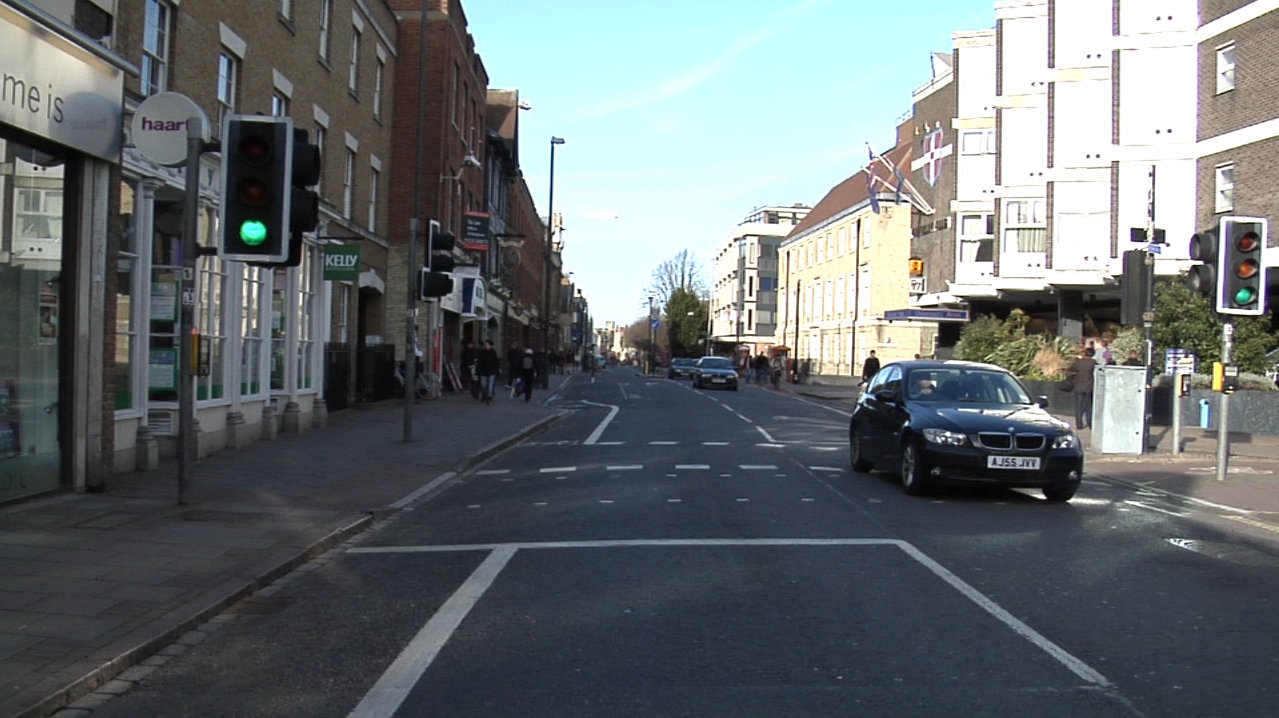
#> input picture traffic/frame2.png, 1279 x 718 px
$ python trafficLights.py   (older library calls are emulated)
#> lines starting #> are read from the running program, lines starting #| are printed output that depends on the picture; after the words box and inside, x2 and y2 are one past the last pixel; in counts of white or black regions, pixels touching at a corner belong together
from __future__ import print_function
import numpy as np
import cv2

kernel = np.ones((5, 5), np.uint8)

image = cv2.imread("frame2.png")#use always the same image in folder
#> image is the input picture: shape (718, 1279, 3); mean B, G, R 112.2, 110.7, 104.8
height, width, channels = image.shape
#> height = 718; width = 1279; channels = 3

gray = cv2.cvtColor(image, cv2.COLOR_BGR2HSV)
#> gray: shape (718, 1279, 3); mean H, S, V 77.6, 40.6, 116.4

edges = cv2.Canny(gray, 50, 500)
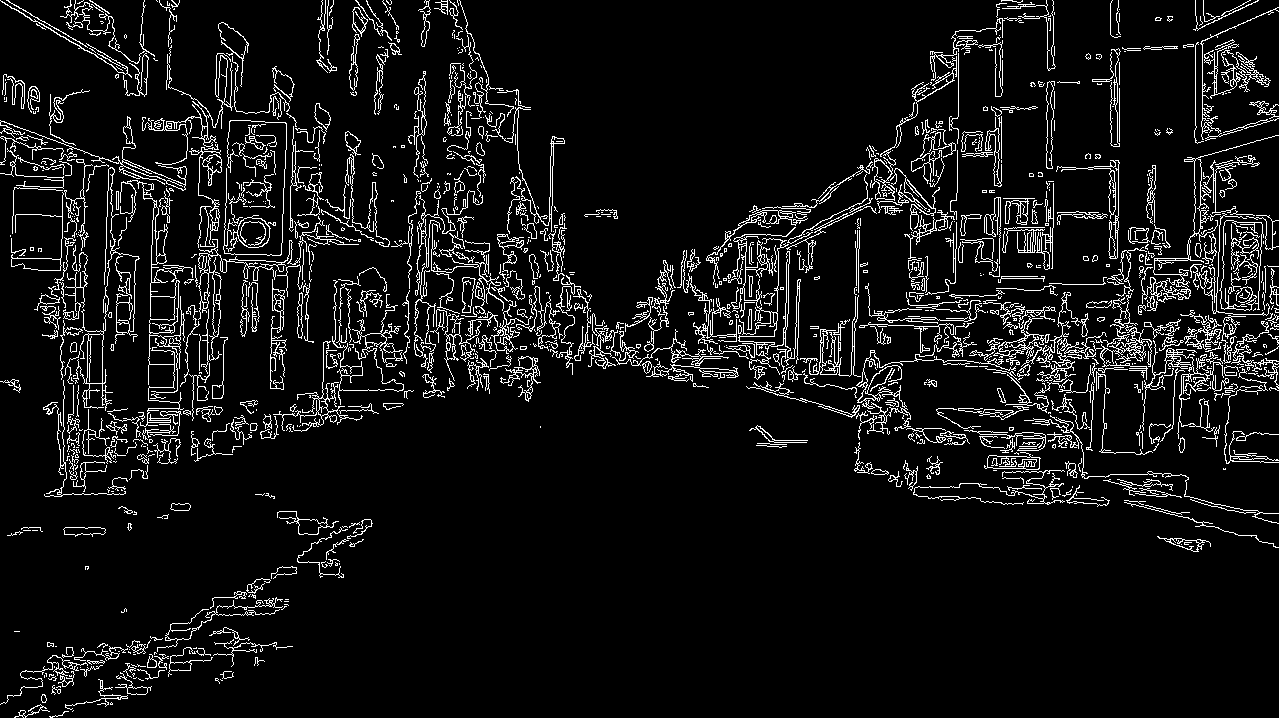
#> edges: shape (718, 1279); 7.6% white in thin lines or dots

cv2.GaussianBlur(gray, (3, 3), 0, gray)
#> gray: shape (718, 1279, 3); mean H, S, V 77.7, 40.6, 116.5

blank_image = np.zeros((height, width, 3), np.uint8)

ret, thresh = cv2.threshold(edges, 127, 255, 0)
im2, contours, hierarchy = cv2.findContours(thresh, cv2.RETR_TREE, cv2.CHAIN_APPROX_SIMPLE)
#> contours = 2007 contours, 1562 with area under 20; largest, box (x1, y1, x2, y2) and area: (1219, 220, 1264, 311) 3234, (1220, 220, 1263, 311) 3174, (120, 180, 193, 427) 1256, (73, 167, 140, 411) 1015, (1141, 135, 1279, 304) 924

cnt = []

for c in contours:
    if len(c) >= 4 | len(c) <= 25:
        cnt.append(c)
#> this loop made 2007 passes
#> c on passes 2, 4, 7: [[73, 710], [72, 711]], [[31, 712], [32, 711], [33, 712], [32, 713]], [[110, 703], [111, 702], [112, 703], [111, 704]]
#> after the loop, cnt = 1002 contours, 899 with area under 20; largest, box (x1, y1, x2, y2) and area: (169, 661, 192, 671) 163, (549, 146, 554, 215) 153, (127, 686, 148, 695) 131, (170, 503, 191, 511) 118, (170, 503, 191, 511) 118

cv2.drawContours(blank_image, cnt, -1, (0, 0, 255), 2)
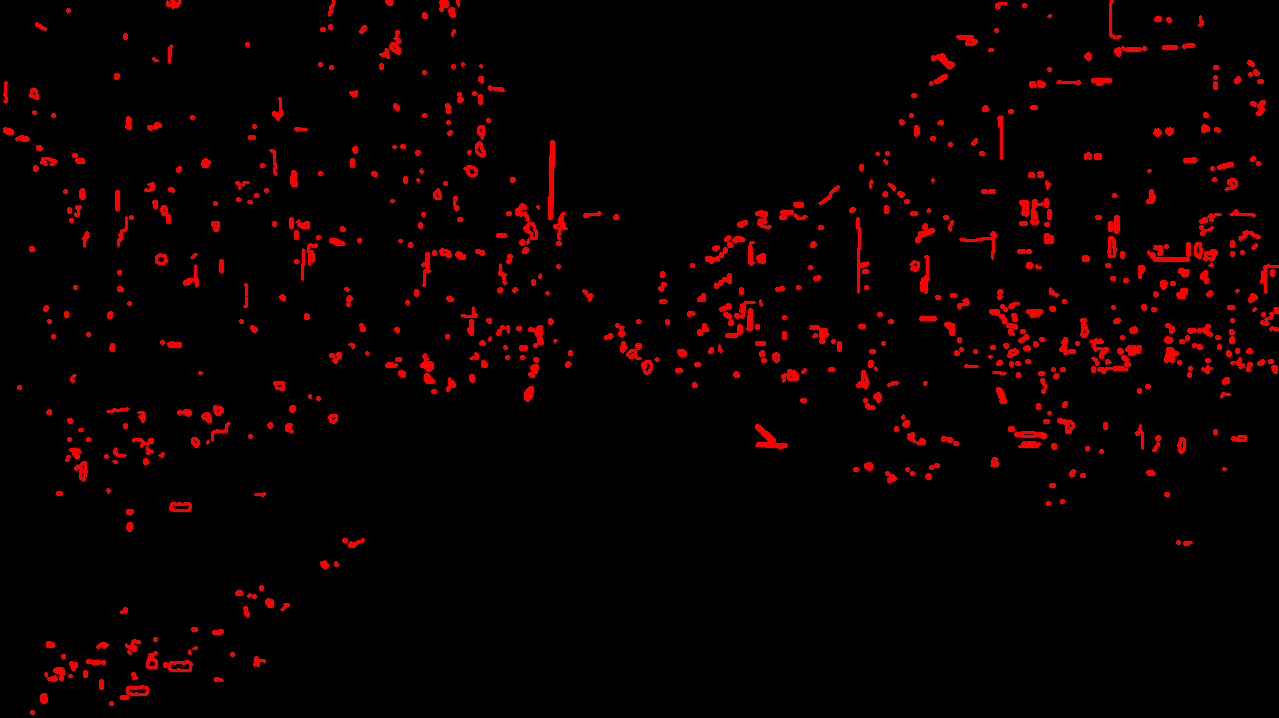
#> blank_image: shape (718, 1279, 3); mean of channels 0, 1, 2 0, 0, 9.6; drawn as B, G, R

cv2.imshow("image", image)
print(gray)
#> (printed output is left out)
cv2.imshow("canny", gray)
cv2.imshow("sdas", blank_image)

cv2.waitKey(0)

$ run again, with traffic/frame3.png copied over traffic/frame2.png
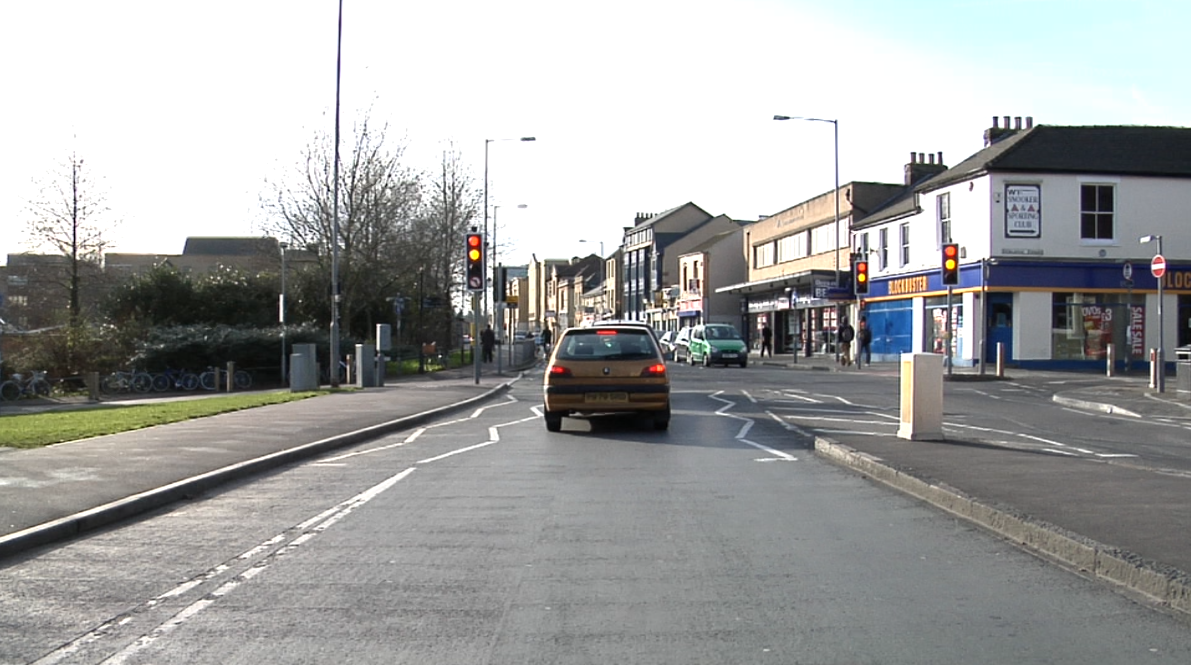
#> input picture traffic/frame3.png, 1191 x 665 px
#> image is the input picture: shape (665, 1191, 3); mean B, G, R 161.6, 162.5, 161.6
#> `edges = cv2.Canny(gray, 50, 500)`:
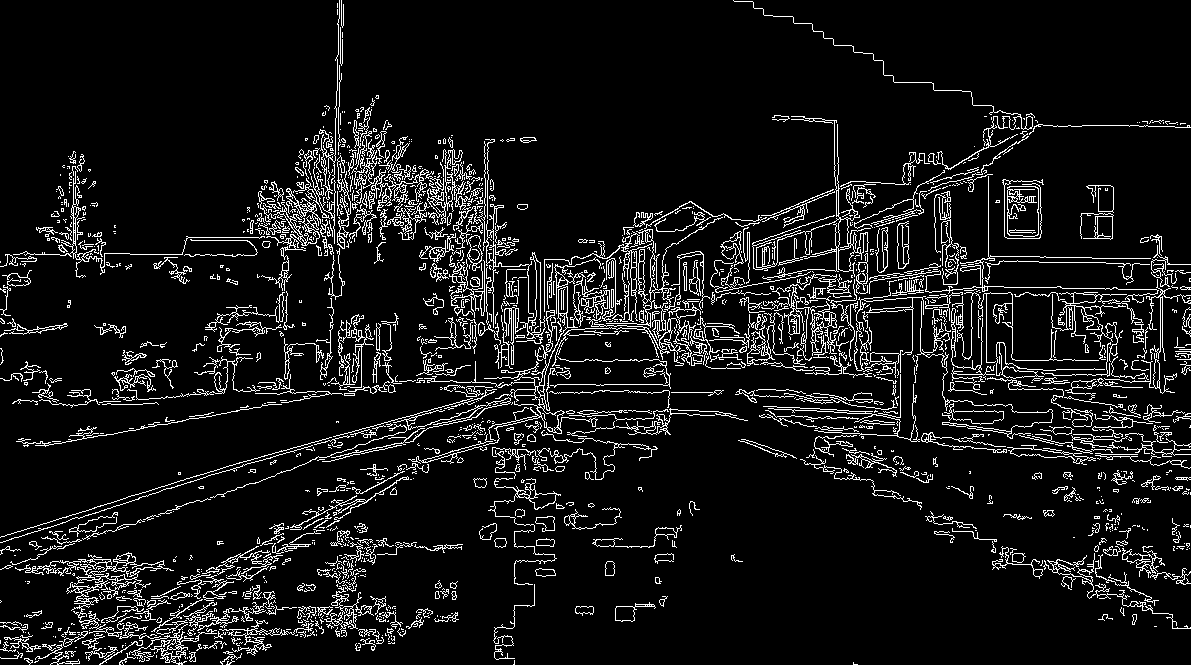
#> edges: shape (665, 1191); 8.5% white in thin lines or dots
#> contours = 2591 contours, 2122 with area under 20; largest, box (x1, y1, x2, y2) and area: (15, 552, 174, 637) 1636, (1007, 186, 1039, 237) 1519, (1007, 186, 1039, 237) 1320, (752, 116, 871, 280) 934, (424, 257, 602, 411) 812
#> the loop `for c in contours:` made 2591 passes
#> c on passes 2, 7, 8: [[514, 660], [514, 663], [513, 664], [514, 664]], [[187, 657], [187, 658]], [[137, 657], [137, 658]]
#> after the loop `for c in contours:`: cnt = 1271 contours, 1143 with area under 20; largest, box (x1, y1, x2, y2) and area: (1097, 216, 1113, 240) 326, (615, 606, 635, 622) 260, (535, 516, 555, 531) 174, (1153, 359, 1160, 389) 124, (655, 527, 677, 538) 122
#> `cv2.drawContours(blank_image, cnt, -1, (0, 0, 255), 2)`:
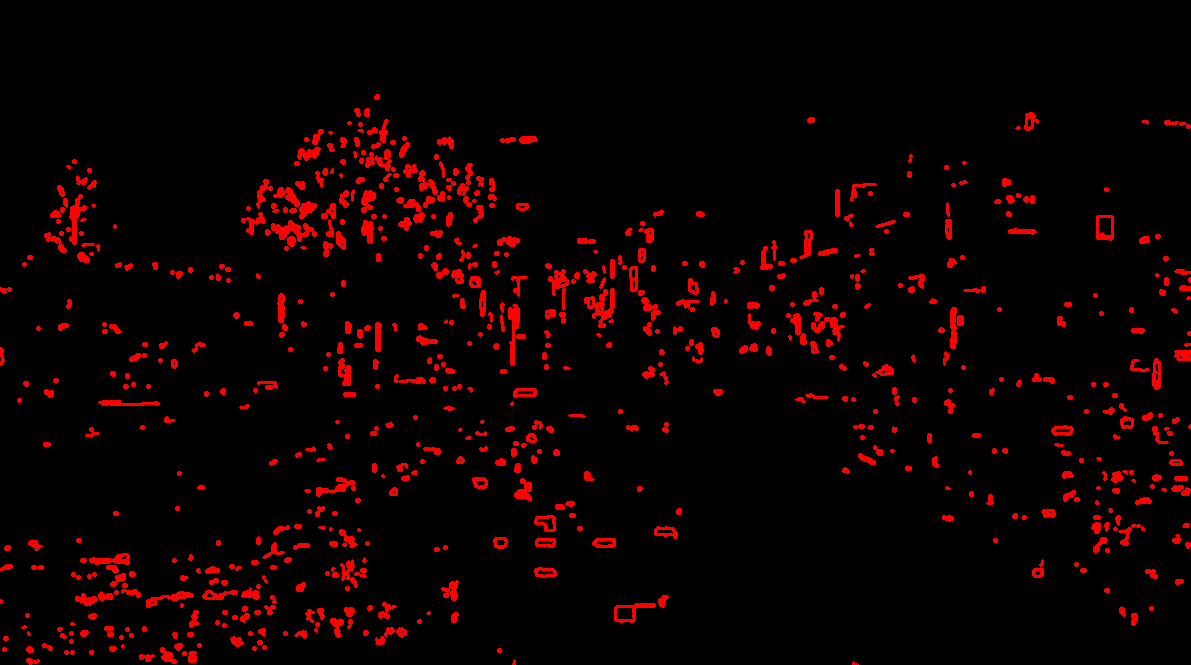
#> blank_image: shape (665, 1191, 3); mean of channels 0, 1, 2 0, 0, 13; drawn as B, G, R
#> (printed output is left out)

$ run again, with traffic/frame.png copied over traffic/frame2.png
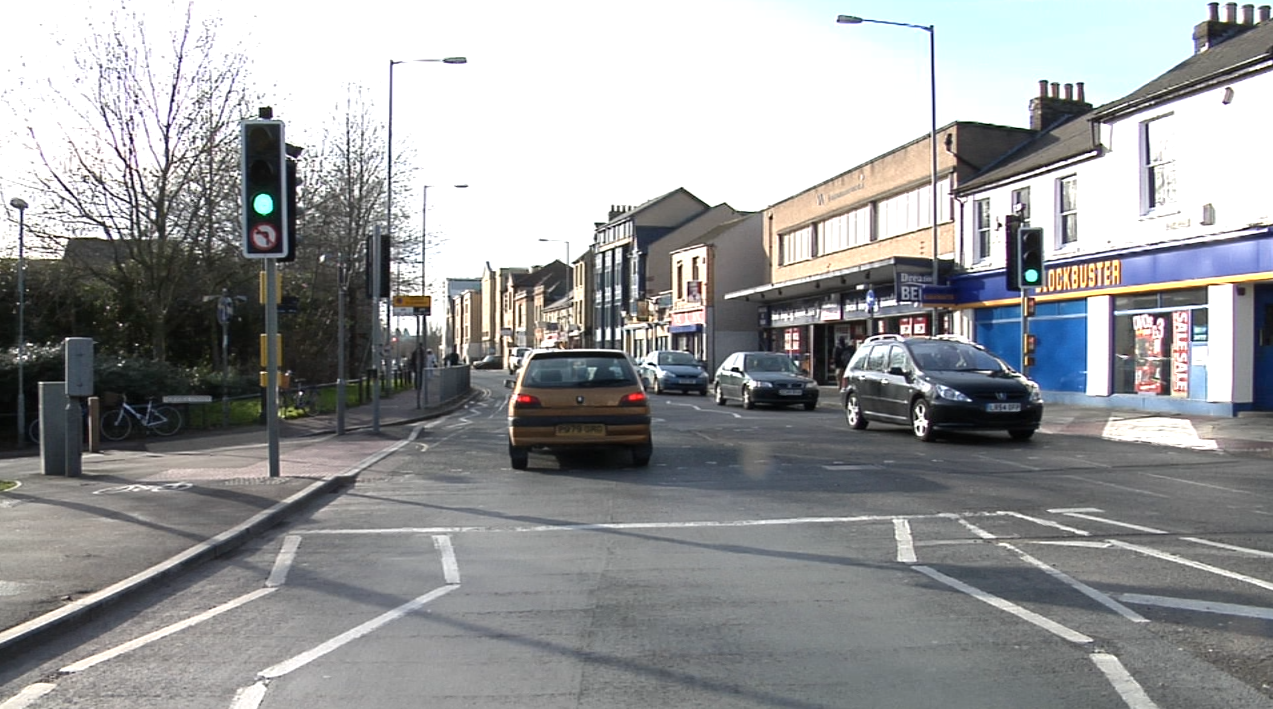
#> input picture traffic/frame.png, 1273 x 709 px
#> image is the input picture: shape (709, 1273, 3); mean B, G, R 154.3, 153.2, 151.9
#> `edges = cv2.Canny(gray, 50, 500)`:
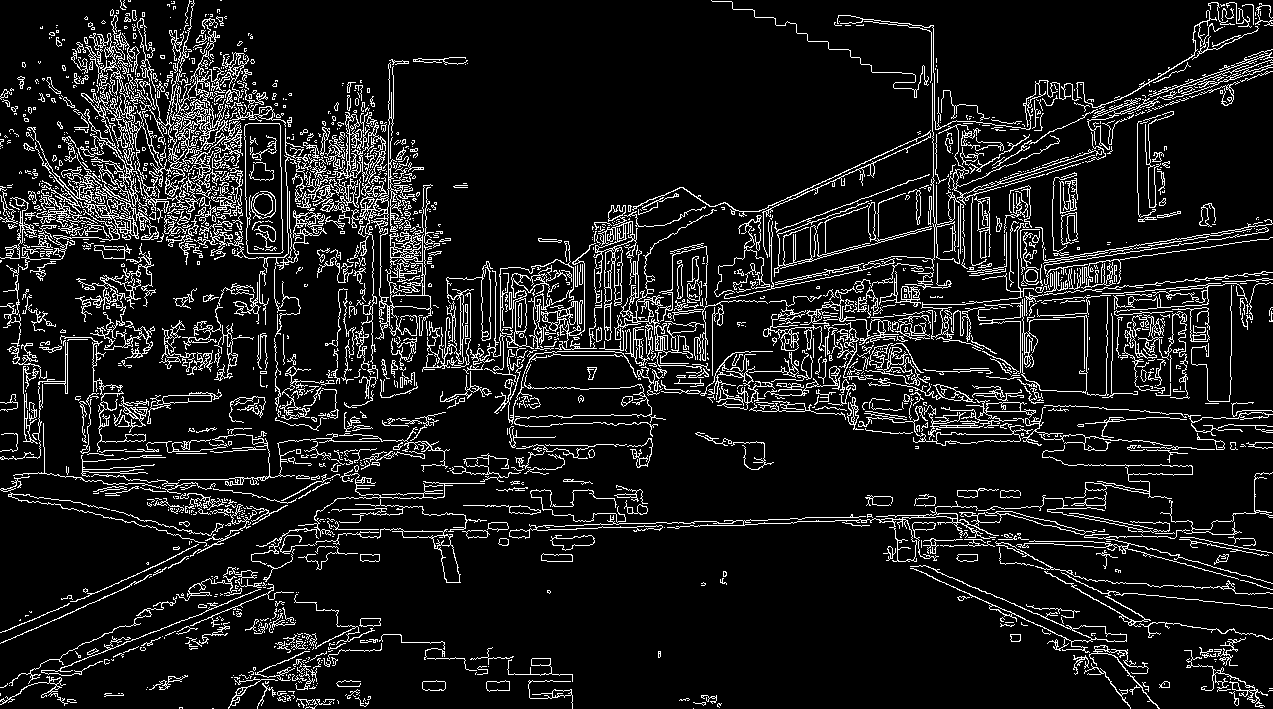
#> edges: shape (709, 1273); 10.5% white in thin lines or dots
#> contours = 3361 contours, 2762 with area under 20; largest, box (x1, y1, x2, y2) and area: (244, 123, 284, 254) 4604, (244, 123, 284, 254) 4598, (139, 0, 243, 199) 2324, (81, 15, 190, 213) 1977, (593, 205, 638, 341) 1739
#> the loop `for c in contours:` made 3361 passes
#> c on passes 1, 2, 4: [[693, 708]], [[212, 708], [213, 708]], [[310, 704], [312, 704]]
#> after the loop `for c in contours:`: cnt = 1699 contours, 1533 with area under 20; largest, box (x1, y1, x2, y2) and area: (515, 298, 527, 332) 329, (162, 395, 212, 404) 316, (486, 680, 510, 692) 203, (422, 680, 446, 691) 199, (422, 680, 446, 691) 197
#> `cv2.drawContours(blank_image, cnt, -1, (0, 0, 255), 2)`:
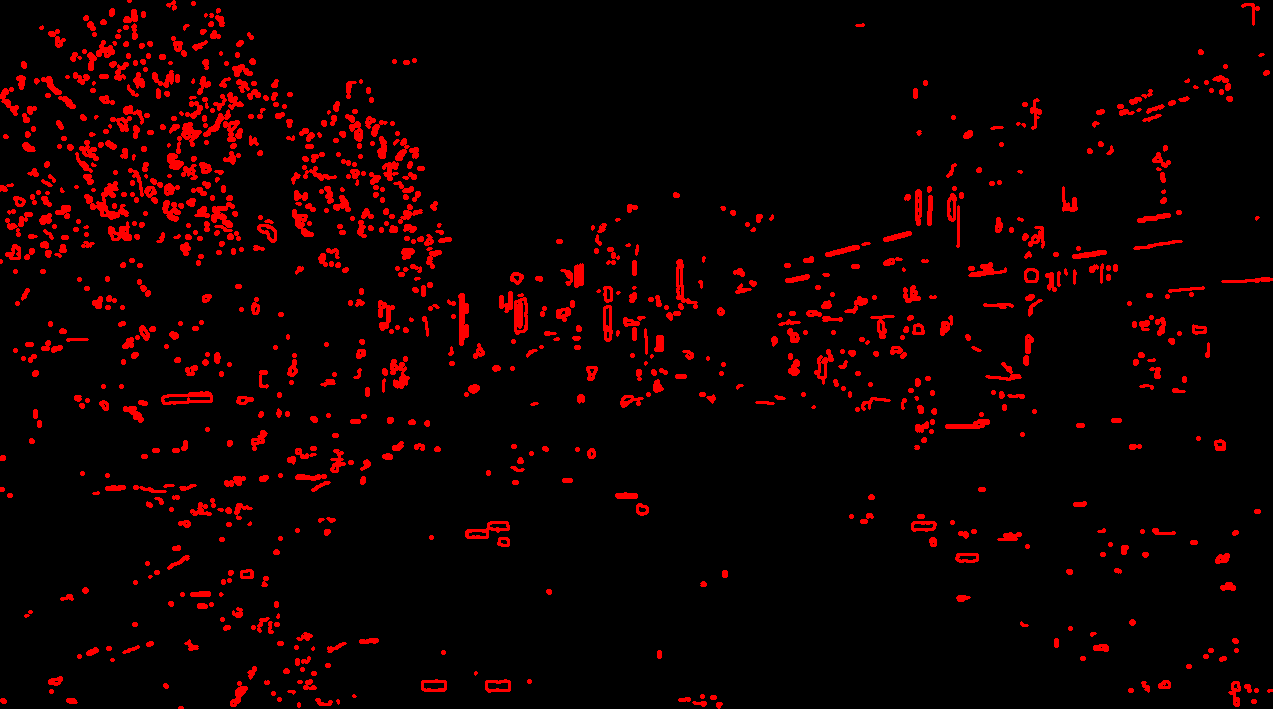
#> blank_image: shape (709, 1273, 3); mean of channels 0, 1, 2 0, 0, 15.2; drawn as B, G, R
#> (printed output is left out)
